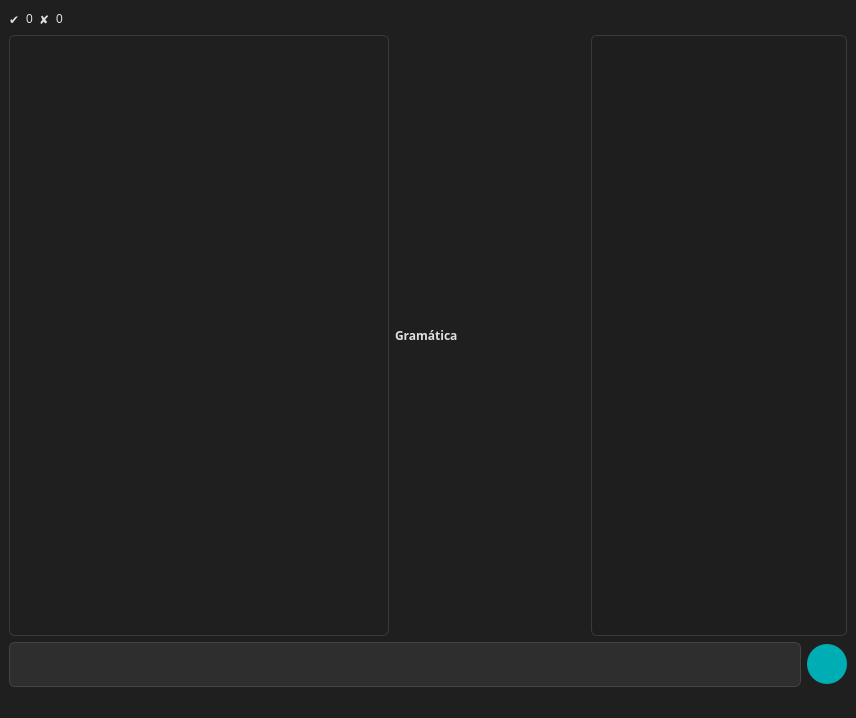
<?xml version="1.0" encoding="UTF-8"?>
<ui version="4.0">
 <class>SLRTutorWindow</class>
 <widget class="QMainWindow" name="SLRTutorWindow">
  <property name="geometry">
   <rect>
    <x>0</x>
    <y>0</y>
    <width>856</width>
    <height>718</height>
   </rect>
  </property>
  <property name="windowTitle">
   <string>SLR1</string>
  </property>
  <property name="windowIcon">
   <iconset theme="QIcon::ThemeIcon::DocumentProperties"/>
  </property>
  <property name="styleSheet">
   <string notr="true">  background-color: #1F1F1F;
    color: #E0E0E0;</string>
  </property>
  <widget class="QWidget" name="centralwidget">
   <layout class="QVBoxLayout" name="verticalLayout">
    <item>
     <layout class="QHBoxLayout" name="horizontalLayout_3">
      <item>
       <widget class="QLabel" name="label_2">
        <property name="sizePolicy">
         <sizepolicy hsizetype="Minimum" vsizetype="Preferred">
          <horstretch>0</horstretch>
          <verstretch>0</verstretch>
         </sizepolicy>
        </property>
        <property name="text">
         <string>✔</string>
        </property>
       </widget>
      </item>
      <item>
       <widget class="QLabel" name="cntRight">
        <property name="sizePolicy">
         <sizepolicy hsizetype="Minimum" vsizetype="Preferred">
          <horstretch>0</horstretch>
          <verstretch>0</verstretch>
         </sizepolicy>
        </property>
        <property name="toolTip">
         <string>Respuestas correctas</string>
        </property>
        <property name="text">
         <string>0</string>
        </property>
       </widget>
      </item>
      <item>
       <widget class="QLabel" name="label_3">
        <property name="sizePolicy">
         <sizepolicy hsizetype="Minimum" vsizetype="Preferred">
          <horstretch>0</horstretch>
          <verstretch>0</verstretch>
         </sizepolicy>
        </property>
        <property name="text">
         <string>✘</string>
        </property>
       </widget>
      </item>
      <item>
       <widget class="QLabel" name="cntWrong">
        <property name="sizePolicy">
         <sizepolicy hsizetype="Minimum" vsizetype="Preferred">
          <horstretch>0</horstretch>
          <verstretch>0</verstretch>
         </sizepolicy>
        </property>
        <property name="toolTip">
         <string>Respuestas incorrectas</string>
        </property>
        <property name="text">
         <string>0</string>
        </property>
       </widget>
      </item>
      <item>
       <spacer name="horizontalSpacer">
        <property name="orientation">
         <enum>Qt::Orientation::Horizontal</enum>
        </property>
        <property name="sizeType">
         <enum>QSizePolicy::Policy::Expanding</enum>
        </property>
        <property name="sizeHint" stdset="0">
         <size>
          <width>40</width>
          <height>20</height>
         </size>
        </property>
       </spacer>
      </item>
     </layout>
    </item>
    <item>
     <layout class="QHBoxLayout" name="horizontalLayout_2">
      <item>
       <widget class="QListWidget" name="listWidget">
        <property name="sizePolicy">
         <sizepolicy hsizetype="Expanding" vsizetype="Expanding">
          <horstretch>4</horstretch>
          <verstretch>0</verstretch>
         </sizepolicy>
        </property>
        <property name="styleSheet">
         <string notr="true"> QListWidget {
        border: 1px solid #3a3a3a;
        border-radius: 6px;
        background-color: transparent;
    }

    QListWidget::viewport {
        background-color: transparent;
    }
   QScrollBar:vertical {
        background: #1e1e1e;
        width: 10px;
        margin: 2px 0 2px 0;
        border-radius: 5px;
    }

    QScrollBar::handle:vertical {
        background: #5c5c5c;
        min-height: 20px;
        border-radius: 5px;
    }

    QScrollBar::handle:vertical:hover {
        background: #777;
    }

    QScrollBar::add-line:vertical, QScrollBar::sub-line:vertical {
        height: 0px;
        background: none;
    }

    QScrollBar::add-page:vertical, QScrollBar::sub-page:vertical {
        background: none;
    }</string>
        </property>
       </widget>
      </item>
      <item>
       <widget class="QLabel" name="gr">
        <property name="sizePolicy">
         <sizepolicy hsizetype="Expanding" vsizetype="Expanding">
          <horstretch>2</horstretch>
          <verstretch>0</verstretch>
         </sizepolicy>
        </property>
        <property name="font">
         <font>
          <family>JetBrainsMonoNL Nerd Font Propo</family>
          <bold>true</bold>
         </font>
        </property>
        <property name="text">
         <string>Gramática</string>
        </property>
       </widget>
      </item>
      <item>
       <widget class="QTextEdit" name="textEdit">
        <property name="styleSheet">
         <string notr="true">background-color: #1e1e1e;
color: #ffffff;
font-family: 'JetBrains Mono', 'Noto Sans Mono', 'Courier New', monospace;
font-size: 15px;
font-weight: 500;
border: 1px solid #3a3a3a;
border-radius: 6px;
padding: 12px;
selection-background-color: #44475a;
selection-color: #ffffff;</string>
        </property>
        <property name="readOnly">
         <bool>true</bool>
        </property>
       </widget>
      </item>
     </layout>
    </item>
    <item>
     <layout class="QHBoxLayout" name="horizontalLayout">
      <item>
       <widget class="QTextEdit" name="userResponse">
        <property name="sizePolicy">
         <sizepolicy hsizetype="Preferred" vsizetype="Fixed">
          <horstretch>0</horstretch>
          <verstretch>0</verstretch>
         </sizepolicy>
        </property>
        <property name="minimumSize">
         <size>
          <width>0</width>
          <height>45</height>
         </size>
        </property>
        <property name="maximumSize">
         <size>
          <width>16777215</width>
          <height>100</height>
         </size>
        </property>
        <property name="styleSheet">
         <string notr="true">QTextEdit {
	background-color: #2E2E2E;
	color: #E0E0E0;
	border: 1px solid #444;
	border-radius: 6px;
	padding: 6px 10px;
	font-size: 16px;
}

QTextEdit:focus {
		border-bottom: 2px solid #00ADB5;
}</string>
        </property>
       </widget>
      </item>
      <item>
       <widget class="QPushButton" name="confirmButton">
        <property name="cursor">
         <cursorShape>PointingHandCursor</cursorShape>
        </property>
        <property name="styleSheet">
         <string notr="true">QPushButton {
    background-color: #00ADB5;
    border: none;
    border-radius: 20px; /* La mitad de width/height para que sea redondo */
    min-width: 40px;
    min-height: 40px;
    max-width: 40px;
    max-height: 40px;
    padding: 0px;
    icon-size: 24px 24px; /* Asegúrate de ajustar esto en C++ también si no reacciona */
}

QPushButton:hover {
    background-color: #00C8D6;
}

QPushButton:pressed {
    background-color: #009AA3;
}
</string>
        </property>
        <property name="text">
         <string/>
        </property>
       </widget>
      </item>
     </layout>
    </item>
   </layout>
  </widget>
  <widget class="QMenuBar" name="menubar">
   <property name="geometry">
    <rect>
     <x>0</x>
     <y>0</y>
     <width>856</width>
     <height>23</height>
    </rect>
   </property>
  </widget>
  <widget class="QStatusBar" name="statusbar"/>
 </widget>
 <resources/>
 <connections/>
</ui>
